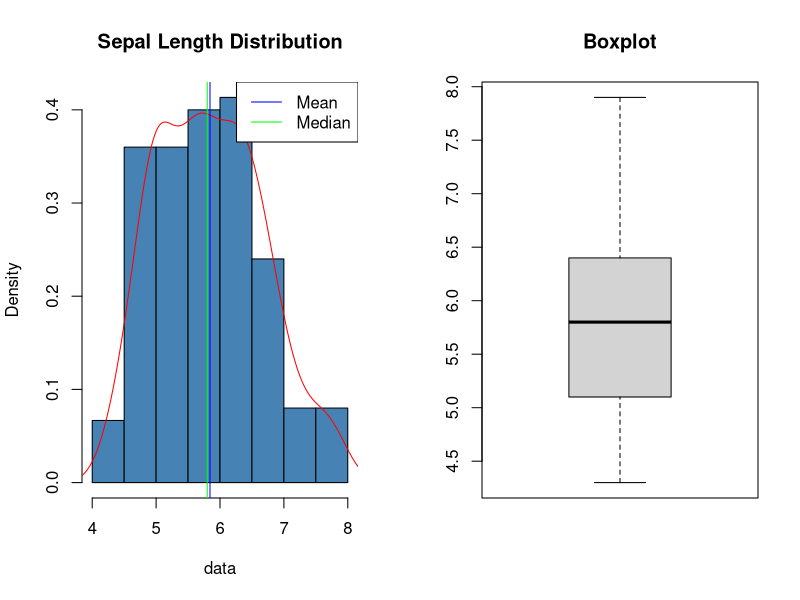

Generate this figure with R:
# Descriptive statistics + visualization
data <- iris$Sepal.Length
stats <- c(mean=mean(data), median=median(data), sd=sd(data), var=var(data), range=max(data)-min(data))
print(stats)

dev.new()
par(mfrow=c(1,2))
hist(data, col="steelblue", main="Sepal Length Distribution", prob=TRUE)
lines(density(data), col="red")
abline(v=mean(data), col="blue"); abline(v=median(data), col="green")
legend("topright", c("Mean","Median"), col=c("blue","green"), lty=1)
boxplot(data, main="Boxplot")
